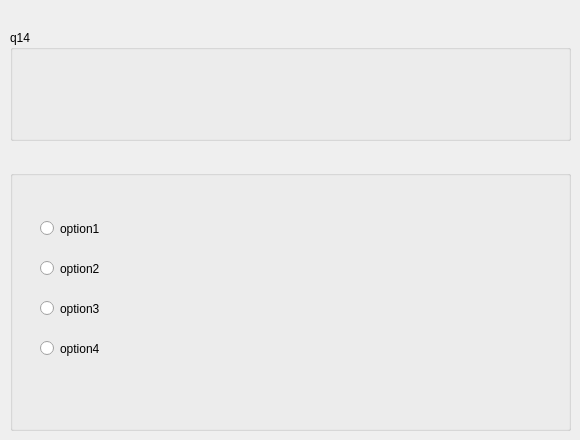
    <widget class="QWidget" name="page_14">
     <widget class="QGroupBox" name="groupBox_21">
      <property name="geometry">
       <rect>
        <x>10</x>
        <y>170</y>
        <width>561</width>
        <height>261</height>
       </rect>
      </property>
      <property name="title">
       <string/>
      </property>
      <widget class="QRadioButton" name="option1_13">
       <property name="geometry">
        <rect>
         <x>30</x>
         <y>50</y>
         <width>82</width>
         <height>17</height>
        </rect>
       </property>
       <property name="text">
        <string>option1</string>
       </property>
      </widget>
      <widget class="QRadioButton" name="option2_13">
       <property name="geometry">
        <rect>
         <x>30</x>
         <y>90</y>
         <width>82</width>
         <height>17</height>
        </rect>
       </property>
       <property name="text">
        <string>option2</string>
       </property>
      </widget>
      <widget class="QRadioButton" name="option3_13">
       <property name="geometry">
        <rect>
         <x>30</x>
         <y>130</y>
         <width>82</width>
         <height>17</height>
        </rect>
       </property>
       <property name="text">
        <string>option3</string>
       </property>
      </widget>
      <widget class="QRadioButton" name="option4_13">
       <property name="geometry">
        <rect>
         <x>30</x>
         <y>170</y>
         <width>82</width>
         <height>17</height>
        </rect>
       </property>
       <property name="text">
        <string>option4</string>
       </property>
      </widget>
      <widget class="QLabel" name="answer1_13">
       <property name="geometry">
        <rect>
         <x>40</x>
         <y>70</y>
         <width>47</width>
         <height>13</height>
        </rect>
       </property>
       <property name="text">
        <string/>
       </property>
      </widget>
      <widget class="QLabel" name="answer2_13">
       <property name="geometry">
        <rect>
         <x>40</x>
         <y>190</y>
         <width>47</width>
         <height>13</height>
        </rect>
       </property>
       <property name="text">
        <string/>
       </property>
      </widget>
      <widget class="QLabel" name="answer3_13">
       <property name="geometry">
        <rect>
         <x>40</x>
         <y>150</y>
         <width>47</width>
         <height>13</height>
        </rect>
       </property>
       <property name="text">
        <string/>
       </property>
      </widget>
      <widget class="QLabel" name="answer4_13">
       <property name="geometry">
        <rect>
         <x>40</x>
         <y>110</y>
         <width>47</width>
         <height>13</height>
        </rect>
       </property>
       <property name="text">
        <string/>
       </property>
      </widget>
     </widget>
     <widget class="QGroupBox" name="groupBox_34">
      <property name="geometry">
       <rect>
        <x>10</x>
        <y>30</y>
        <width>561</width>
        <height>111</height>
       </rect>
      </property>
      <property name="title">
       <string>q14</string>
      </property>
      <widget class="QLabel" name="questionLabel_16">
       <property name="geometry">
        <rect>
         <x>10</x>
         <y>20</y>
         <width>541</width>
         <height>91</height>
        </rect>
       </property>
       <property name="text">
        <string/>
       </property>
      </widget>
     </widget>
    </widget>
